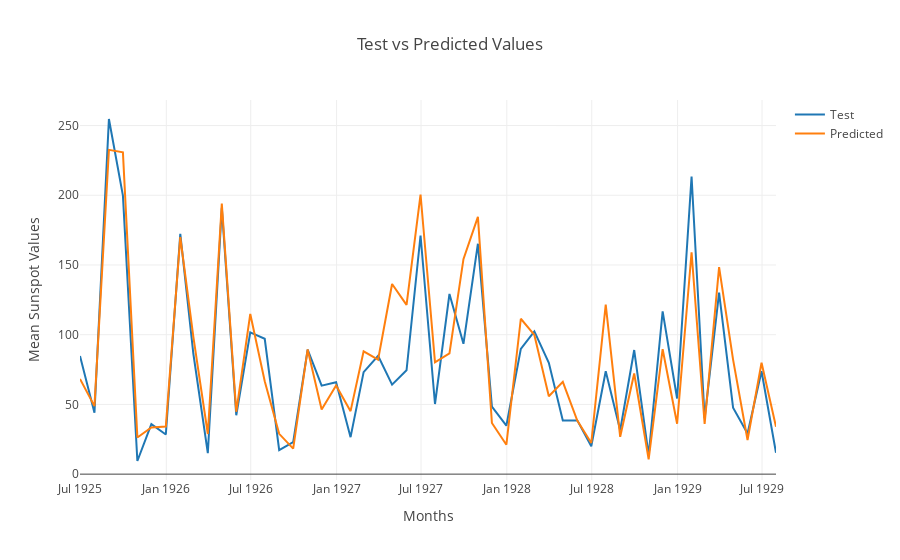

Source (notebook cell):
### Code cell
# Creating an empty Dataframe with column names only
result = pd.DataFrame(columns=['Time', 'Test', 'Predicted'])
result['Time'] = pd.date_range(start='6/1/%i'%int(X_test[0,1]), periods=y_test.size, freq='M')
result['Test'] = y_test
result['Predicted'] = predictions


#Using Plotly to build the graph
fig = go.Figure()
fig.add_trace(go.Scatter(x=result['Time'][0:50], y=result['Test'][0:50],
                    mode='lines',
                    name='Test'))
fig.add_trace(go.Scatter(x=result['Time'][0:50], y=result['Predicted'][0:50],
                    mode='lines',
                    name='Predicted'))

# Edit the layout
fig.update_layout(title='Test vs Predicted Values',
                   xaxis_title='Months',
                   yaxis_title='Mean Sunspot Values',
                   template='gridon')
fig.show()
